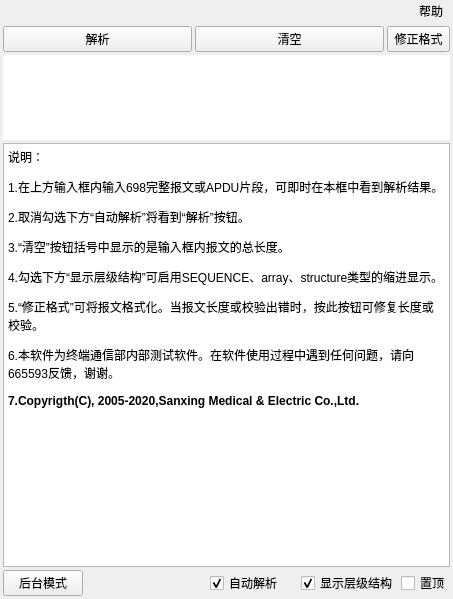
<?xml version="1.0" encoding="UTF-8"?>
<ui version="4.0">
 <author>Kay</author>
 <class>TransWindow</class>
 <widget class="QMainWindow" name="TransWindow">
  <property name="windowModality">
   <enum>Qt::NonModal</enum>
  </property>
  <property name="geometry">
   <rect>
    <x>0</x>
    <y>0</y>
    <width>453</width>
    <height>599</height>
   </rect>
  </property>
  <property name="windowTitle">
   <string>698解析工具</string>
  </property>
  <property name="windowIcon">
   <iconset resource="icon.qrc">
    <normaloff>:/698/698.ico</normaloff>
    <normalon>:/698/698.ico</normalon>
    <disabledoff>:/698/698.ico</disabledoff>
    <disabledon>:/698/698.ico</disabledon>
    <activeoff>:/698/698.ico</activeoff>
    <activeon>:/698/698.ico</activeon>
    <selectedoff>:/698/698.ico</selectedoff>
    <selectedon>:/698/698.ico</selectedon>:/698/698.ico</iconset>
  </property>
  <property name="toolButtonStyle">
   <enum>Qt::ToolButtonIconOnly</enum>
  </property>
  <property name="animated">
   <bool>true</bool>
  </property>
  <property name="tabShape">
   <enum>QTabWidget::Rounded</enum>
  </property>
  <property name="dockNestingEnabled">
   <bool>false</bool>
  </property>
  <widget class="QWidget" name="centralwidget">
   <layout class="QGridLayout" name="gridLayout">
    <property name="margin">
     <number>3</number>
    </property>
    <property name="spacing">
     <number>3</number>
    </property>
    <item row="0" column="0">
     <layout class="QVBoxLayout" name="verticalLayout_2">
      <item>
       <layout class="QHBoxLayout" name="horizontalLayout">
        <item>
         <widget class="QPushButton" name="translate_button">
          <property name="sizePolicy">
           <sizepolicy hsizetype="Ignored" vsizetype="Fixed">
            <horstretch>3</horstretch>
            <verstretch>0</verstretch>
           </sizepolicy>
          </property>
          <property name="text">
           <string>解析</string>
          </property>
         </widget>
        </item>
        <item>
         <widget class="QPushButton" name="clear_button">
          <property name="sizePolicy">
           <sizepolicy hsizetype="Ignored" vsizetype="Fixed">
            <horstretch>3</horstretch>
            <verstretch>0</verstretch>
           </sizepolicy>
          </property>
          <property name="text">
           <string>清空</string>
          </property>
         </widget>
        </item>
        <item>
         <widget class="QPushButton" name="quick_fix_button">
          <property name="sizePolicy">
           <sizepolicy hsizetype="Ignored" vsizetype="Fixed">
            <horstretch>1</horstretch>
            <verstretch>0</verstretch>
           </sizepolicy>
          </property>
          <property name="text">
           <string>修正格式</string>
          </property>
         </widget>
        </item>
       </layout>
      </item>
      <item>
       <layout class="QVBoxLayout" name="verticalLayout">
        <item>
         <widget class="QTextEdit" name="input_box">
          <property name="sizePolicy">
           <sizepolicy hsizetype="Expanding" vsizetype="Expanding">
            <horstretch>0</horstretch>
            <verstretch>1</verstretch>
           </sizepolicy>
          </property>
          <property name="acceptDrops">
           <bool>false</bool>
          </property>
          <property name="toolTip">
           <string/>
          </property>
          <property name="statusTip">
           <string/>
          </property>
          <property name="whatsThis">
           <string/>
          </property>
          <property name="accessibleName">
           <string/>
          </property>
          <property name="accessibleDescription">
           <string/>
          </property>
          <property name="autoFillBackground">
           <bool>false</bool>
          </property>
          <property name="styleSheet">
           <string notr="true"/>
          </property>
          <property name="frameShape">
           <enum>QFrame::NoFrame</enum>
          </property>
          <property name="frameShadow">
           <enum>QFrame::Sunken</enum>
          </property>
          <property name="midLineWidth">
           <number>1</number>
          </property>
          <property name="verticalScrollBarPolicy">
           <enum>Qt::ScrollBarAsNeeded</enum>
          </property>
          <property name="documentTitle">
           <string/>
          </property>
          <property name="lineWrapMode">
           <enum>QTextEdit::WidgetWidth</enum>
          </property>
          <property name="html">
           <string>&lt;!DOCTYPE HTML PUBLIC &quot;-//W3C//DTD HTML 4.0//EN&quot; &quot;http://www.w3.org/TR/REC-html40/strict.dtd&quot;&gt;
&lt;html&gt;&lt;head&gt;&lt;meta name=&quot;qrichtext&quot; content=&quot;1&quot; /&gt;&lt;style type=&quot;text/css&quot;&gt;
p, li { white-space: pre-wrap; }
&lt;/style&gt;&lt;/head&gt;&lt;body style=&quot; font-family:'SimSun'; font-size:9pt; font-weight:400; font-style:normal;&quot;&gt;
&lt;p style=&quot;-qt-paragraph-type:empty; margin-top:12px; margin-bottom:12px; margin-left:0px; margin-right:0px; -qt-block-indent:0; text-indent:0px;&quot;&gt;&lt;br /&gt;&lt;/p&gt;&lt;/body&gt;&lt;/html&gt;</string>
          </property>
          <property name="overwriteMode">
           <bool>false</bool>
          </property>
          <property name="acceptRichText">
           <bool>true</bool>
          </property>
          <property name="textInteractionFlags">
           <set>Qt::TextEditorInteraction</set>
          </property>
         </widget>
        </item>
        <item>
         <widget class="QTextEdit" name="output_box">
          <property name="enabled">
           <bool>true</bool>
          </property>
          <property name="sizePolicy">
           <sizepolicy hsizetype="Expanding" vsizetype="Expanding">
            <horstretch>0</horstretch>
            <verstretch>5</verstretch>
           </sizepolicy>
          </property>
          <property name="cursor" stdset="0">
           <cursorShape>ArrowCursor</cursorShape>
          </property>
          <property name="acceptDrops">
           <bool>false</bool>
          </property>
          <property name="layoutDirection">
           <enum>Qt::LeftToRight</enum>
          </property>
          <property name="autoFillBackground">
           <bool>false</bool>
          </property>
          <property name="html">
           <string>&lt;!DOCTYPE HTML PUBLIC &quot;-//W3C//DTD HTML 4.0//EN&quot; &quot;http://www.w3.org/TR/REC-html40/strict.dtd&quot;&gt;
&lt;html&gt;&lt;head&gt;&lt;meta name=&quot;qrichtext&quot; content=&quot;1&quot; /&gt;&lt;style type=&quot;text/css&quot;&gt;
p, li { white-space: pre-wrap; }
&lt;/style&gt;&lt;/head&gt;&lt;body style=&quot; font-family:'SimSun'; font-size:9pt; font-weight:400; font-style:normal;&quot;&gt;
&lt;p style=&quot; margin-top:12px; margin-bottom:12px; margin-left:0px; margin-right:0px; -qt-block-indent:0; text-indent:0px;&quot;&gt;说明：&lt;/p&gt;
&lt;p style=&quot; margin-top:12px; margin-bottom:12px; margin-left:0px; margin-right:0px; -qt-block-indent:0; text-indent:0px;&quot;&gt;1.在上方输入框内输入698完整报文或APDU片段，可即时在本框中看到解析结果。&lt;/p&gt;
&lt;p style=&quot; margin-top:12px; margin-bottom:12px; margin-left:0px; margin-right:0px; -qt-block-indent:0; text-indent:0px;&quot;&gt;2.取消勾选下方“自动解析”将看到“解析”按钮。&lt;/p&gt;
&lt;p style=&quot; margin-top:12px; margin-bottom:12px; margin-left:0px; margin-right:0px; -qt-block-indent:0; text-indent:0px;&quot;&gt;3.“清空”按钮括号中显示的是输入框内报文的总长度。&lt;/p&gt;
&lt;p style=&quot; margin-top:12px; margin-bottom:12px; margin-left:0px; margin-right:0px; -qt-block-indent:0; text-indent:0px;&quot;&gt;4.勾选下方“显示层级结构”可启用SEQUENCE、array、structure类型的缩进显示。&lt;/p&gt;
&lt;p style=&quot; margin-top:12px; margin-bottom:12px; margin-left:0px; margin-right:0px; -qt-block-indent:0; text-indent:0px;&quot;&gt;5.“修正格式”可将报文格式化。当报文长度或校验出错时，按此按钮可修复长度或校验。&lt;/p&gt;
&lt;p style=&quot; margin-top:12px; margin-bottom:12px; margin-left:0px; margin-right:0px; -qt-block-indent:0; text-indent:0px;&quot;&gt;6.本软件为终端通信部内部测试软件。在软件使用过程中遇到任何问题，请向665593反馈，谢谢。&lt;/p&gt;
&lt;p style=&quot; margin-top:12px; margin-bottom:12px; margin-left:0px; margin-right:0px; -qt-block-indent:0; text-indent:0px;&quot;&gt;&lt;span style=&quot; font-weight:600;&quot;&gt;7.Copyrigth(C), 2005-2020,Sanxing Medical &amp;amp; Electric Co.,Ltd.&lt;/span&gt;&lt;/p&gt;&lt;/body&gt;&lt;/html&gt;</string>
          </property>
         </widget>
        </item>
       </layout>
      </item>
      <item>
       <layout class="QHBoxLayout" name="horizontalLayout_2">
        <item>
         <widget class="QPushButton" name="serial_mode_button">
          <property name="text">
           <string>后台模式</string>
          </property>
         </widget>
        </item>
        <item>
         <spacer name="horizontalSpacer">
          <property name="orientation">
           <enum>Qt::Horizontal</enum>
          </property>
          <property name="sizeHint" stdset="0">
           <size>
            <width>40</width>
            <height>20</height>
           </size>
          </property>
         </spacer>
        </item>
        <item>
         <spacer name="horizontalSpacer_4">
          <property name="orientation">
           <enum>Qt::Horizontal</enum>
          </property>
          <property name="sizeType">
           <enum>QSizePolicy::Fixed</enum>
          </property>
          <property name="sizeHint" stdset="0">
           <size>
            <width>15</width>
            <height>20</height>
           </size>
          </property>
         </spacer>
        </item>
        <item>
         <widget class="QCheckBox" name="auto_trans_cb">
          <property name="text">
           <string>自动解析</string>
          </property>
          <property name="checked">
           <bool>true</bool>
          </property>
         </widget>
        </item>
        <item>
         <spacer name="horizontalSpacer_2">
          <property name="orientation">
           <enum>Qt::Horizontal</enum>
          </property>
          <property name="sizeType">
           <enum>QSizePolicy::Fixed</enum>
          </property>
          <property name="sizeHint" stdset="0">
           <size>
            <width>15</width>
            <height>20</height>
           </size>
          </property>
         </spacer>
        </item>
        <item>
         <widget class="QCheckBox" name="show_level_cb">
          <property name="text">
           <string>显示层级结构</string>
          </property>
          <property name="checked">
           <bool>true</bool>
          </property>
         </widget>
        </item>
        <item>
         <widget class="QCheckBox" name="always_top_cb">
          <property name="text">
           <string>置顶</string>
          </property>
         </widget>
        </item>
       </layout>
      </item>
     </layout>
    </item>
   </layout>
   <zorder></zorder>
  </widget>
  <widget class="QMenuBar" name="menubar">
   <property name="enabled">
    <bool>true</bool>
   </property>
   <property name="geometry">
    <rect>
     <x>0</x>
     <y>0</y>
     <width>453</width>
     <height>23</height>
    </rect>
   </property>
   <property name="sizePolicy">
    <sizepolicy hsizetype="Fixed" vsizetype="Fixed">
     <horstretch>0</horstretch>
     <verstretch>0</verstretch>
    </sizepolicy>
   </property>
   <property name="palette">
    <palette>
     <active>
      <colorrole role="WindowText">
       <brush brushstyle="SolidPattern">
        <color alpha="255">
         <red>0</red>
         <green>0</green>
         <blue>0</blue>
        </color>
       </brush>
      </colorrole>
      <colorrole role="Button">
       <brush brushstyle="SolidPattern">
        <color alpha="0">
         <red>240</red>
         <green>240</green>
         <blue>240</blue>
        </color>
       </brush>
      </colorrole>
      <colorrole role="Light">
       <brush brushstyle="SolidPattern">
        <color alpha="0">
         <red>255</red>
         <green>255</green>
         <blue>255</blue>
        </color>
       </brush>
      </colorrole>
      <colorrole role="Midlight">
       <brush brushstyle="SolidPattern">
        <color alpha="0">
         <red>247</red>
         <green>247</green>
         <blue>247</blue>
        </color>
       </brush>
      </colorrole>
      <colorrole role="Dark">
       <brush brushstyle="SolidPattern">
        <color alpha="0">
         <red>120</red>
         <green>120</green>
         <blue>120</blue>
        </color>
       </brush>
      </colorrole>
      <colorrole role="Mid">
       <brush brushstyle="SolidPattern">
        <color alpha="0">
         <red>160</red>
         <green>160</green>
         <blue>160</blue>
        </color>
       </brush>
      </colorrole>
      <colorrole role="Text">
       <brush brushstyle="SolidPattern">
        <color alpha="255">
         <red>0</red>
         <green>0</green>
         <blue>0</blue>
        </color>
       </brush>
      </colorrole>
      <colorrole role="BrightText">
       <brush brushstyle="SolidPattern">
        <color alpha="255">
         <red>255</red>
         <green>255</green>
         <blue>255</blue>
        </color>
       </brush>
      </colorrole>
      <colorrole role="ButtonText">
       <brush brushstyle="SolidPattern">
        <color alpha="255">
         <red>0</red>
         <green>0</green>
         <blue>0</blue>
        </color>
       </brush>
      </colorrole>
      <colorrole role="Base">
       <brush brushstyle="SolidPattern">
        <color alpha="255">
         <red>255</red>
         <green>255</green>
         <blue>255</blue>
        </color>
       </brush>
      </colorrole>
      <colorrole role="Window">
       <brush brushstyle="SolidPattern">
        <color alpha="0">
         <red>240</red>
         <green>240</green>
         <blue>240</blue>
        </color>
       </brush>
      </colorrole>
      <colorrole role="Shadow">
       <brush brushstyle="SolidPattern">
        <color alpha="255">
         <red>0</red>
         <green>0</green>
         <blue>0</blue>
        </color>
       </brush>
      </colorrole>
      <colorrole role="AlternateBase">
       <brush brushstyle="SolidPattern">
        <color alpha="127">
         <red>247</red>
         <green>247</green>
         <blue>247</blue>
        </color>
       </brush>
      </colorrole>
      <colorrole role="ToolTipBase">
       <brush brushstyle="SolidPattern">
        <color alpha="255">
         <red>255</red>
         <green>255</green>
         <blue>220</blue>
        </color>
       </brush>
      </colorrole>
      <colorrole role="ToolTipText">
       <brush brushstyle="SolidPattern">
        <color alpha="255">
         <red>0</red>
         <green>0</green>
         <blue>0</blue>
        </color>
       </brush>
      </colorrole>
     </active>
     <inactive>
      <colorrole role="WindowText">
       <brush brushstyle="SolidPattern">
        <color alpha="255">
         <red>0</red>
         <green>0</green>
         <blue>0</blue>
        </color>
       </brush>
      </colorrole>
      <colorrole role="Button">
       <brush brushstyle="SolidPattern">
        <color alpha="0">
         <red>240</red>
         <green>240</green>
         <blue>240</blue>
        </color>
       </brush>
      </colorrole>
      <colorrole role="Light">
       <brush brushstyle="SolidPattern">
        <color alpha="0">
         <red>255</red>
         <green>255</green>
         <blue>255</blue>
        </color>
       </brush>
      </colorrole>
      <colorrole role="Midlight">
       <brush brushstyle="SolidPattern">
        <color alpha="0">
         <red>247</red>
         <green>247</green>
         <blue>247</blue>
        </color>
       </brush>
      </colorrole>
      <colorrole role="Dark">
       <brush brushstyle="SolidPattern">
        <color alpha="0">
         <red>120</red>
         <green>120</green>
         <blue>120</blue>
        </color>
       </brush>
      </colorrole>
      <colorrole role="Mid">
       <brush brushstyle="SolidPattern">
        <color alpha="0">
         <red>160</red>
         <green>160</green>
         <blue>160</blue>
        </color>
       </brush>
      </colorrole>
      <colorrole role="Text">
       <brush brushstyle="SolidPattern">
        <color alpha="255">
         <red>0</red>
         <green>0</green>
         <blue>0</blue>
        </color>
       </brush>
      </colorrole>
      <colorrole role="BrightText">
       <brush brushstyle="SolidPattern">
        <color alpha="255">
         <red>255</red>
         <green>255</green>
         <blue>255</blue>
        </color>
       </brush>
      </colorrole>
      <colorrole role="ButtonText">
       <brush brushstyle="SolidPattern">
        <color alpha="255">
         <red>0</red>
         <green>0</green>
         <blue>0</blue>
        </color>
       </brush>
      </colorrole>
      <colorrole role="Base">
       <brush brushstyle="SolidPattern">
        <color alpha="255">
         <red>255</red>
         <green>255</green>
         <blue>255</blue>
        </color>
       </brush>
      </colorrole>
      <colorrole role="Window">
       <brush brushstyle="SolidPattern">
        <color alpha="0">
         <red>240</red>
         <green>240</green>
         <blue>240</blue>
        </color>
       </brush>
      </colorrole>
      <colorrole role="Shadow">
       <brush brushstyle="SolidPattern">
        <color alpha="255">
         <red>0</red>
         <green>0</green>
         <blue>0</blue>
        </color>
       </brush>
      </colorrole>
      <colorrole role="AlternateBase">
       <brush brushstyle="SolidPattern">
        <color alpha="127">
         <red>247</red>
         <green>247</green>
         <blue>247</blue>
        </color>
       </brush>
      </colorrole>
      <colorrole role="ToolTipBase">
       <brush brushstyle="SolidPattern">
        <color alpha="255">
         <red>255</red>
         <green>255</green>
         <blue>220</blue>
        </color>
       </brush>
      </colorrole>
      <colorrole role="ToolTipText">
       <brush brushstyle="SolidPattern">
        <color alpha="255">
         <red>0</red>
         <green>0</green>
         <blue>0</blue>
        </color>
       </brush>
      </colorrole>
     </inactive>
     <disabled>
      <colorrole role="WindowText">
       <brush brushstyle="SolidPattern">
        <color alpha="0">
         <red>120</red>
         <green>120</green>
         <blue>120</blue>
        </color>
       </brush>
      </colorrole>
      <colorrole role="Button">
       <brush brushstyle="SolidPattern">
        <color alpha="0">
         <red>240</red>
         <green>240</green>
         <blue>240</blue>
        </color>
       </brush>
      </colorrole>
      <colorrole role="Light">
       <brush brushstyle="SolidPattern">
        <color alpha="0">
         <red>255</red>
         <green>255</green>
         <blue>255</blue>
        </color>
       </brush>
      </colorrole>
      <colorrole role="Midlight">
       <brush brushstyle="SolidPattern">
        <color alpha="0">
         <red>247</red>
         <green>247</green>
         <blue>247</blue>
        </color>
       </brush>
      </colorrole>
      <colorrole role="Dark">
       <brush brushstyle="SolidPattern">
        <color alpha="0">
         <red>120</red>
         <green>120</green>
         <blue>120</blue>
        </color>
       </brush>
      </colorrole>
      <colorrole role="Mid">
       <brush brushstyle="SolidPattern">
        <color alpha="0">
         <red>160</red>
         <green>160</green>
         <blue>160</blue>
        </color>
       </brush>
      </colorrole>
      <colorrole role="Text">
       <brush brushstyle="SolidPattern">
        <color alpha="0">
         <red>120</red>
         <green>120</green>
         <blue>120</blue>
        </color>
       </brush>
      </colorrole>
      <colorrole role="BrightText">
       <brush brushstyle="SolidPattern">
        <color alpha="255">
         <red>255</red>
         <green>255</green>
         <blue>255</blue>
        </color>
       </brush>
      </colorrole>
      <colorrole role="ButtonText">
       <brush brushstyle="SolidPattern">
        <color alpha="0">
         <red>120</red>
         <green>120</green>
         <blue>120</blue>
        </color>
       </brush>
      </colorrole>
      <colorrole role="Base">
       <brush brushstyle="SolidPattern">
        <color alpha="0">
         <red>240</red>
         <green>240</green>
         <blue>240</blue>
        </color>
       </brush>
      </colorrole>
      <colorrole role="Window">
       <brush brushstyle="SolidPattern">
        <color alpha="0">
         <red>240</red>
         <green>240</green>
         <blue>240</blue>
        </color>
       </brush>
      </colorrole>
      <colorrole role="Shadow">
       <brush brushstyle="SolidPattern">
        <color alpha="255">
         <red>0</red>
         <green>0</green>
         <blue>0</blue>
        </color>
       </brush>
      </colorrole>
      <colorrole role="AlternateBase">
       <brush brushstyle="SolidPattern">
        <color alpha="0">
         <red>240</red>
         <green>240</green>
         <blue>240</blue>
        </color>
       </brush>
      </colorrole>
      <colorrole role="ToolTipBase">
       <brush brushstyle="SolidPattern">
        <color alpha="255">
         <red>255</red>
         <green>255</green>
         <blue>220</blue>
        </color>
       </brush>
      </colorrole>
      <colorrole role="ToolTipText">
       <brush brushstyle="SolidPattern">
        <color alpha="255">
         <red>0</red>
         <green>0</green>
         <blue>0</blue>
        </color>
       </brush>
      </colorrole>
     </disabled>
    </palette>
   </property>
   <property name="layoutDirection">
    <enum>Qt::RightToLeft</enum>
   </property>
   <property name="autoFillBackground">
    <bool>false</bool>
   </property>
   <property name="defaultUp">
    <bool>false</bool>
   </property>
   <property name="nativeMenuBar">
    <bool>false</bool>
   </property>
   <widget class="QMenu" name="menu">
    <property name="title">
     <string>帮助</string>
    </property>
    <addaction name="about"/>
   </widget>
   <addaction name="menu"/>
  </widget>
  <action name="about">
   <property name="text">
    <string>关于</string>
   </property>
   <property name="shortcutContext">
    <enum>Qt::WindowShortcut</enum>
   </property>
  </action>
 </widget>
 <tabstops>
  <tabstop>input_box</tabstop>
  <tabstop>translate_button</tabstop>
  <tabstop>output_box</tabstop>
  <tabstop>clear_button</tabstop>
 </tabstops>
 <resources>
  <include location="icon.qrc"/>
 </resources>
 <connections>
  <connection>
   <sender>clear_button</sender>
   <signal>clicked()</signal>
   <receiver>output_box</receiver>
   <slot>clear()</slot>
   <hints>
    <hint type="sourcelabel">
     <x>348</x>
     <y>50</y>
    </hint>
    <hint type="destinationlabel">
     <x>361</x>
     <y>214</y>
    </hint>
   </hints>
  </connection>
  <connection>
   <sender>clear_button</sender>
   <signal>clicked()</signal>
   <receiver>input_box</receiver>
   <slot>clear()</slot>
   <hints>
    <hint type="sourcelabel">
     <x>348</x>
     <y>50</y>
    </hint>
    <hint type="destinationlabel">
     <x>347</x>
     <y>123</y>
    </hint>
   </hints>
  </connection>
 </connections>
</ui>
